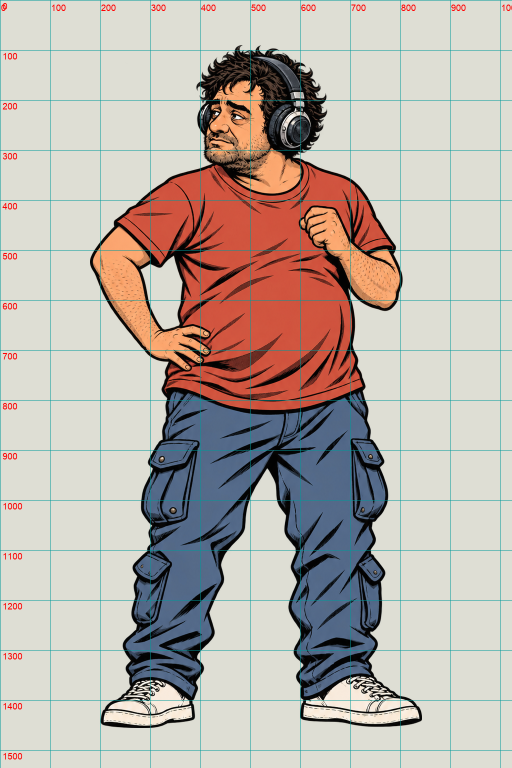
#> input picture apps/StaticShift/design/cast_v2/dj-master-grid.png, 1024 x 1536 px, given in place of host_全身_候選2.png, which was not available (shown at 1/2 size)
$ python split_host.py
#> lines starting #> are read from the running program, lines starting #| are printed output that depends on the picture
### apps/StaticShift/design/cast_v3_加粗_20261110/拆層/splitlib.py
"""Static Shift cast v3（加粗）拆層共用函式。母圖＝生圖/<who>/<who>_全身_候選2.png（品紅底）。
沒改到的圖層沿用 cast_v2/交件；改到的圖層＝母圖像素切出來＋被擋處補底。"""
import json, numpy as np
from pathlib import Path
from PIL import Image, ImageDraw
from scipy import ndimage as ndi
HERE=Path(__file__).resolve().parent; V3=HERE.parent; V2=V3.parent/'cast_v2'/'交件'
W,H=1024,1536
KIT_ORDER=['arm_l_upper','arm_l_lower','hand_l_hip','leg_l_upper','leg_l_lower','foot_l','pelvis','leg_r_upper','leg_r_lower','foot_r','neck','torso','head_idle','hat','glasses','arm_r_upper','arm_r_lower','hand_r_grip']
def load(who,order=None):
#> called with who = 'host'
    new=np.asarray(Image.open(V3/'生圖'/who/f'{who}_全身_候選2.png').convert('RGB')).astype(np.int32)
    r,g,b=new[...,0],new[...,1],new[...,2]
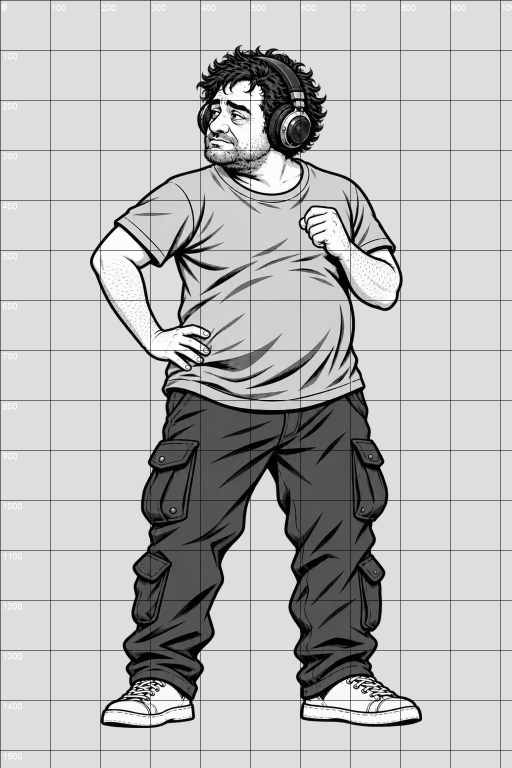
#> r: shape (1536, 1024) int32 (shown at 1/2 size); min 0, max 255, mean 185.8
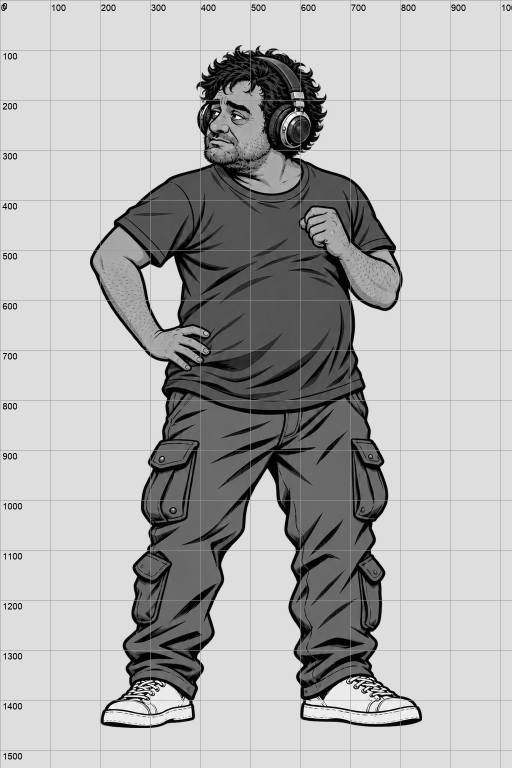
#> g: shape (1536, 1024) int32 (shown at 1/2 size); min 0, max 255, mean 176.6
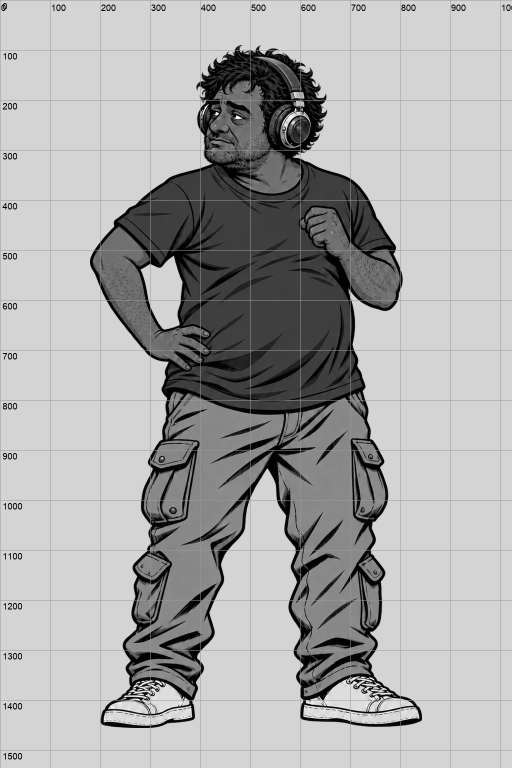
#> b: shape (1536, 1024) int32 (shown at 1/2 size); min 0, max 255, mean 169.1
    mag=(r>170)&(b>170)&(g<110)&(abs(r-b)<70)
#> mag: shape (1536, 1024) bool; every value is 0
    # 品紅溢色邊：往內收 1px
    N=ndi.binary_erosion(~mag,iterations=1)
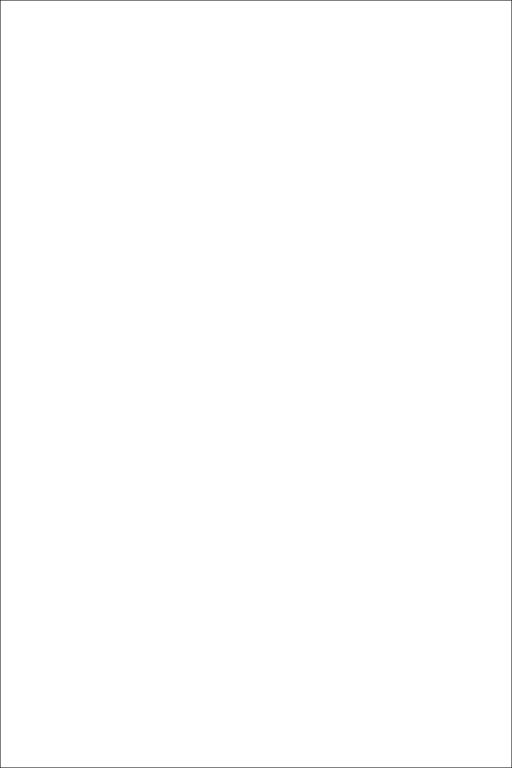
#> N: shape (1536, 1024) bool (shown at 1/2 size); 99.7% white; black in thin lines or dots
#> (the run stopped early here; a loop or call above may not have finished)

$ run again, on apps/StaticShift/design/cast_v2/host-master-grid.png
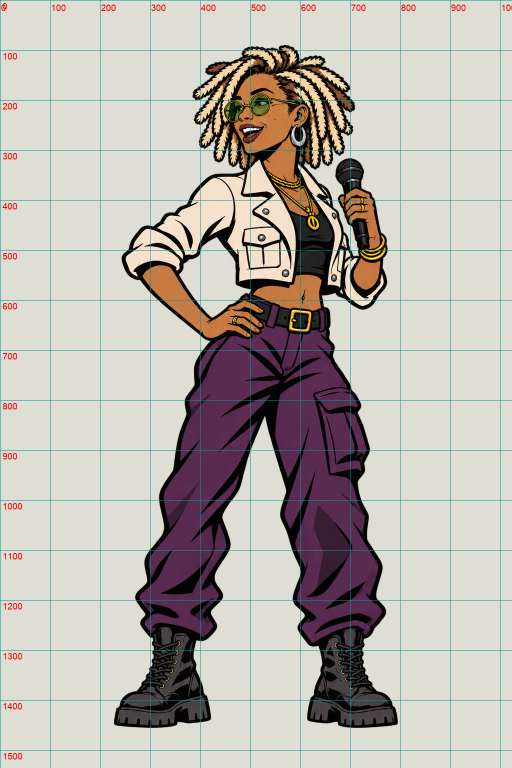
#> input picture apps/StaticShift/design/cast_v2/host-master-grid.png, 1024 x 1536 px, given in place of host_全身_候選2.png, which was not available (shown at 1/2 size)
#> in load, `r,g,b=new[...,0],new[...,1],new[...,2]`:
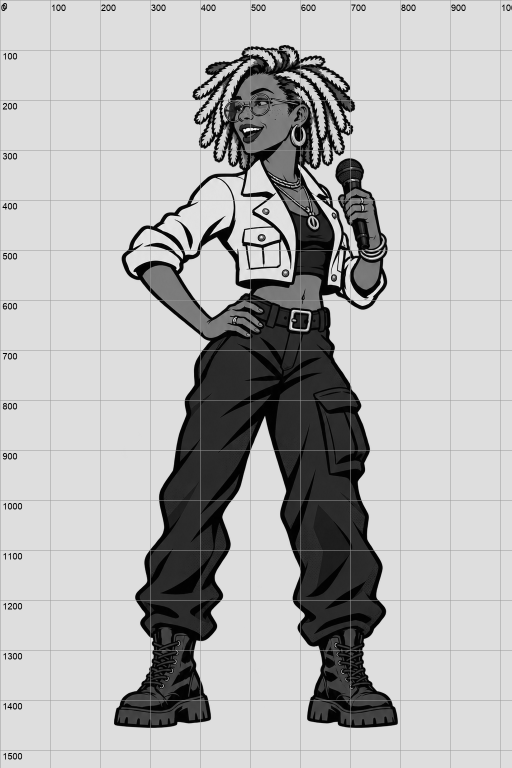
#> g: shape (1536, 1024) int32 (shown at 1/2 size); min 0, max 255, mean 179.2
#> in load, `r,g,b=new[...,0],new[...,1],new[...,2]`:
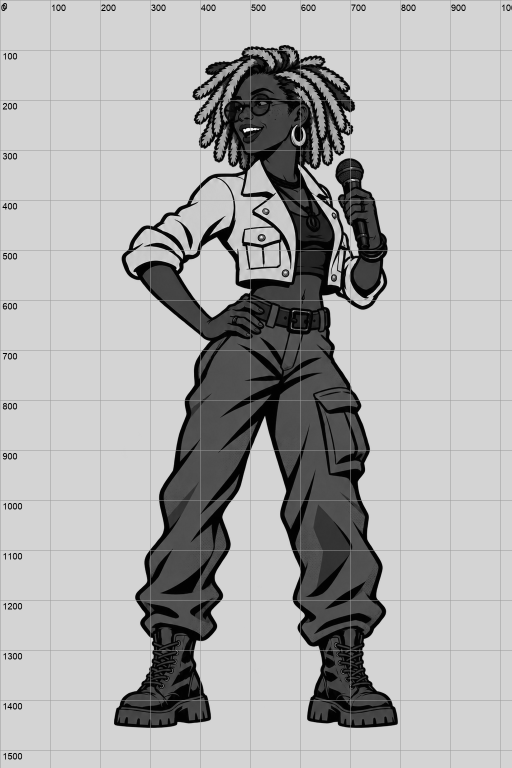
#> b: shape (1536, 1024) int32 (shown at 1/2 size); min 0, max 255, mean 172.3
#> mag: shape (1536, 1024) bool; every value is 0
#> N: shape (1536, 1024) bool; 99.7% white; black in thin lines or dots
